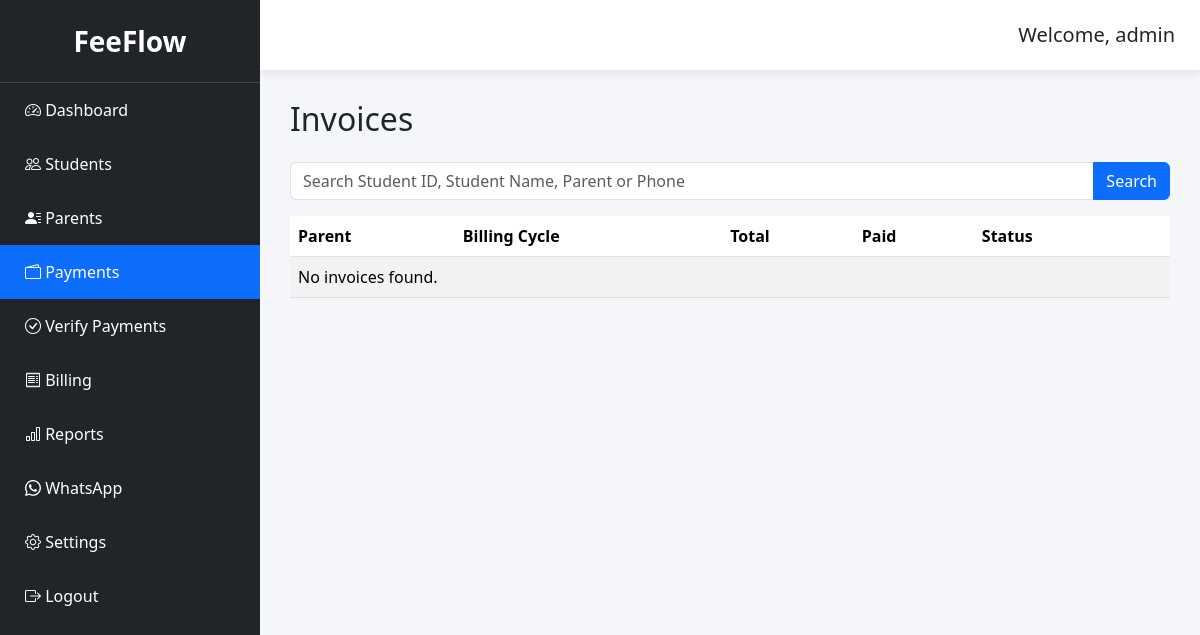
Page /payments/ (signed in) on the earlier database version.
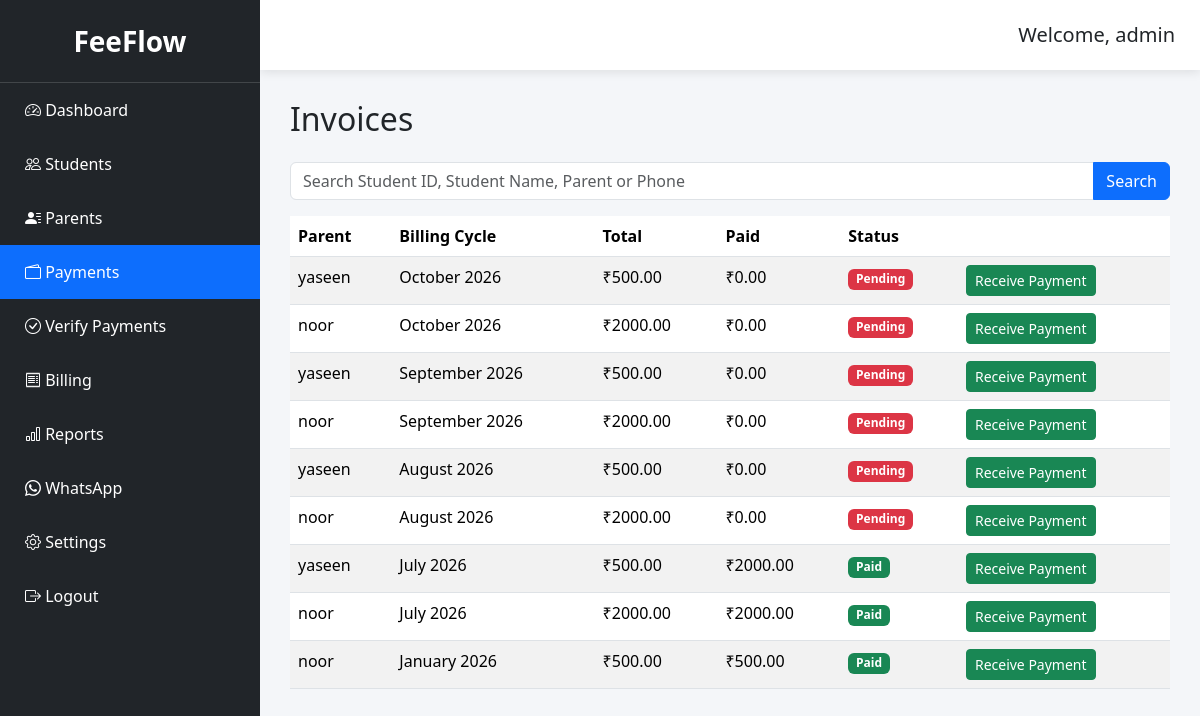
Same page on the later database version.
### billing/models.py (models this page shows, shortened)
class Invoice(models.Model):
    payment_token = models.UUIDField(
        default=uuid.uuid4,
        unique=True,
        editable=False,
    )
    STATUS_CHOICES = [
        ("PENDING", "Pending"),
        ("PARTIAL", "Partial"),
        ("PAID", "Paid"),
    ]
    id = models.UUIDField(
        primary_key=True,
        default=uuid.uuid4,
        editable=False,
    )
    billing_cycle = models.ForeignKey(
        BillingCycle,
        on_delete=models.CASCADE,
        related_name="invoices",
    )
    parent = models.ForeignKey(
        Parent,
        on_delete=models.CASCADE,
        related_name="invoices",
    )
    total_amount = models.DecimalField(
        max_digits=10,
        decimal_places=2,
        default=0,
    )
    paid_amount = models.DecimalField(
        max_digits=10,
        decimal_places=2,
        default=0,
    )
    status = models.CharField(
        max_length=20,
        choices=STATUS_CHOICES,
        default="PENDING",
    )
    created_at = models.DateTimeField(
        auto_now_add=True,
    )
    class Meta:
        unique_together = (
            "billing_cycle",
            "parent",
        )

class BillingCycle(models.Model):
    STATUS_CHOICES = [
        ("OPEN", "Open"),
        ("LOCKED", "Locked"),
    ]
    id = models.UUIDField(
        primary_key=True,
        default=uuid.uuid4,
        editable=False,
    )
    name = models.CharField(
        max_length=30,
        unique=True,
    )
    month = models.PositiveSmallIntegerField()
    year = models.PositiveSmallIntegerField()
    status = models.CharField(
        max_length=20,
        choices=STATUS_CHOICES,
        default="OPEN",
    )
    created_at = models.DateTimeField(
        auto_now_add=True,
    )
    class Meta:
        ordering = ["-year", "-month"]

### parents/models.py (models this page shows, shortened)
class Parent(models.Model):
    name = models.CharField(max_length=100)
    phone = models.CharField(max_length=15, unique=True)
    created_at = models.DateTimeField(auto_now_add=True)

### payments/views.py (the view)
@login_required
def invoice_list(request):
    from django.db.models import Q
    search = request.GET.get("search", "")
    invoices = Invoice.objects.select_related(
        "parent",
        "billing_cycle",
    ).filter(
        Q(parent__name__icontains=search) |
        Q(parent__phone__icontains=search) |
        Q(items__student__student_id__icontains=search) |
        Q(items__student__name__icontains=search)
    ).distinct().order_by("-created_at")
    return render(
        request,
        "payments/invoice_list.html",
        {
            "invoices": invoices,
        },
    )

### templates/payments/invoice_list.html
{% extends "base.html" %}
{% block content %}
<h2 class="mb-4">Invoices</h2>
<form method="get" class="mb-3">
<div class="input-group">
<input
type="text"
name="search"
class="form-control"
placeholder="Search Student ID, Student Name, Parent or Phone"
value="{{ search }}">
<button class="btn btn-primary">
Search
</button>
</div>
</form>
<table class="table table-striped">
    <thead>
        <tr>
            <th>Parent</th>
            <th>Billing Cycle</th>
            <th>Total</th>
            <th>Paid</th>
            <th>Status</th>
            <th></th>
        </tr>
    </thead>
    <tbody>
    {% for invoice in invoices %}
        <tr>
            <td>{{ invoice.parent.name }}</td>
            <td>{{ invoice.billing_cycle.name }}</td>
            <td>₹{{ invoice.total_amount }}</td>
            <td>₹{{ invoice.paid_amount }}</td>
            <td>
            {% if invoice.status == "PAID" %}
            <span class="badge bg-success">
            Paid
            </span>
            {% elif invoice.status == "PARTIAL" %}
            <span class="badge bg-warning text-dark">
            Partial
            </span>
            {% else %}
            <span class="badge bg-danger">
            Pending
            </span>
            {% endif %}
            </td>
            <td>
                <a
                    href="{% url 'receive_payment' invoice.id %}"
                    class="btn btn-success btn-sm">
                    Receive Payment
                </a>
            </td>
        </tr>
    {% empty %}
        <tr>
            <td colspan="6">
                No invoices found.
            </td>
        </tr>
    {% endfor %}
    </tbody>
</table>
{% endblock %}

### templates/base.html (shortened to what this page needs)
{% load static %}
<!DOCTYPE html>
<html lang="en">
<head>
<link href="https://cdn.jsdelivr.net/npm/bootstrap@5.3.7/dist/css/bootstrap.min.css" rel="stylesheet">
<link rel="stylesheet"
href="https://cdn.jsdelivr.net/npm/bootstrap-icons@1.11.3/font/bootstrap-icons.min.css">
<link rel="stylesheet"
href="{% static 'css/style.css' %}">
</head>
<body>
<div class="sidebar" id="sidebar">
<div class="sidebar-header">
FeeFlow
</div>
<a class="{% if request.path == '/' %}active{% endif %}"
href="/">
<i class="bi bi-speedometer2"></i>
Dashboard
</a>
<a class="{% if '/students/' in request.path %}active{% endif %}"
href="{% url 'student_list' %}">
<i class="bi bi-people"></i>
Students
</a>
<a class="{% if '/parents/' in request.path %}active{% endif %}"
href="{% url 'parent_list' %}">
<i class="bi bi-person-lines-fill"></i>
Parents
</a>
<a class="{% if request.path == '/payments/' %}active{% endif %}"
href="{% url 'invoice_list' %}">
<i class="bi bi-wallet2"></i>
Payments
</a>
<a class="{% if '/payments/pending/' in request.path %}active{% endif %}"
href="{% url 'pending_payments' %}">
<i class="bi bi-check-circle"></i>
Verify Payments
</a>
<a class="{% if '/billing/' in request.path %}active{% endif %}"
href="{% url 'billing_dashboard' %}">
<i class="bi bi-receipt"></i>
Billing
</a>
<a href="{% url 'report_dashboard' %}">
    <i class="bi bi-bar-chart"></i>
    Reports
</a>
<a class="{% if '/whatsapp/' in request.path %}active{% endif %}"
href="{% url 'whatsapp_dashboard' %}">
<i class="bi bi-whatsapp"></i>
WhatsApp
</a>
<a class="{% if '/settings/' in request.path %}active{% endif %}"
href="{% url 'settings' %}">
<i class="bi bi-gear"></i>
Settings
</a>
<a href="/admin/logout/">
<i class="bi bi-box-arrow-right"></i>
Logout
</a>
</div>
<div class="main">
<div class="topbar">
<div>
<h5 class="mb-0">
Welcome,
{{request.user.username}}
</h5>
</div>
</div>
<div class="page-content">
{% block content %}
{% endblock %}
</div>
</div>
</body>
</html>

### static/css/style.css (style rules this page uses)
body { background:#f4f6f9; overflow-x:hidden; }
.sidebar { width:260px; height:100vh; position:fixed; left:0; top:0; background:#212529; color:white; transition:.3s; z-index:1000; }
.sidebar-header { padding:20px; font-size:28px; font-weight:bold; text-align:center; border-bottom:1px solid rgba(255,255,255,.15); }
.sidebar a { display:block; color:white; padding:15px 25px; text-decoration:none; transition:.2s; }
.sidebar a.active { background:#0d6efd; }
.main { margin-left:260px; transition:.3s; }
.topbar { height:70px; background:white; box-shadow:0 2px 10px rgba(0,0,0,.1); display:flex; align-items:center; justify-content:space-between; padding:0 25px; }
.page-content { padding:30px; }

Differences in the rows shown:
added Invoice: parent.name "yaseen", billing_cycle.name "October 2026", total_amount "500.00", paid_amount "0.00", status "Pending"
added Invoice: parent.name "noor", billing_cycle.name "October 2026", total_amount "2000.00", paid_amount "0.00", status "Pending"
added Invoice: parent.name "yaseen", billing_cycle.name "September 2026", total_amount "500.00", paid_amount "0.00", status "Pending"
added Invoice: parent.name "noor", billing_cycle.name "September 2026", total_amount "2000.00", paid_amount "0.00", status "Pending"
added Invoice: parent.name "yaseen", billing_cycle.name "August 2026", total_amount "500.00", paid_amount "0.00", status "Pending"
added Invoice: parent.name "noor", billing_cycle.name "August 2026", total_amount "2000.00", paid_amount "0.00", status "Pending"
added Invoice: parent.name "yaseen", billing_cycle.name "July 2026", total_amount "500.00", paid_amount "2000.00", status "Paid"
added Invoice: parent.name "noor", billing_cycle.name "July 2026", total_amount "2000.00", paid_amount "2000.00", status "Paid"
added Invoice: parent.name "noor", billing_cycle.name "January 2026", total_amount "500.00", paid_amount "500.00", status "Paid"
Other differences:
text no longer shown: "No invoices found."
